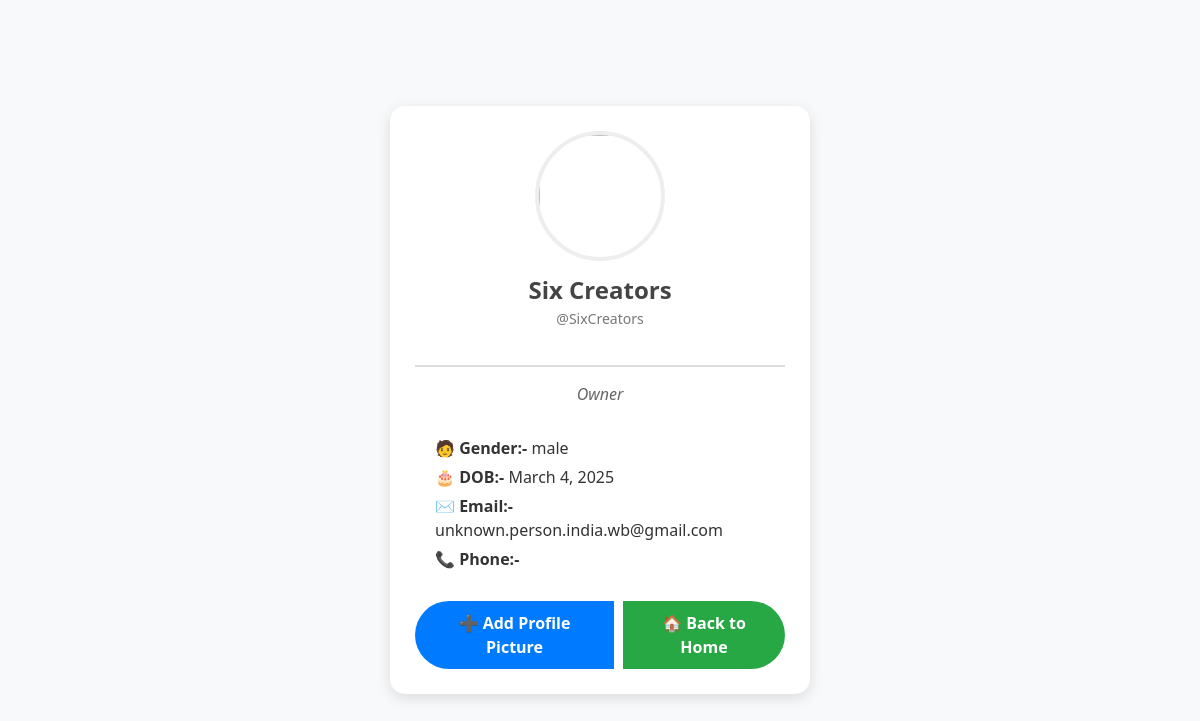
/profile/ (signed in), run on the app's committed database.
### Profile/models.py (models this page shows, shortened)
class Profile(models.Model):
    user = models.OneToOneField(User, on_delete=models.CASCADE, primary_key=True)  # Primary key
    profile_picture = models.ImageField(upload_to="profile_pics/", blank=True, null=True)
    Name = models.CharField(max_length=100)
    bio = models.TextField(blank=True)
    dob = models.DateField(null=True, blank=True)
    Gender = models.CharField(max_length=10, choices=[("male", "Male"), ("female", "Female")])
    Phone_Number = models.CharField(max_length=15, blank=True)
    email = models.EmailField(unique=True)

### ADPKD/views.py (the view)
# urls.py: path("profile/", views.profile_view, name="profile"),
@login_required
def profile_view(request):
    profile = Profile.objects.get(user=request.user)
    return render(request, "profile_view.html", {"profile": profile})

### templates/profile_view.html (shortened to what this page needs)
{% load static %}
<!DOCTYPE html>
<html lang="en">
<head>
    <link rel="stylesheet" href="https://cdn.jsdelivr.net/npm/bootstrap@5.3.0/dist/css/bootstrap.min.css">
    <link rel="stylesheet" href="{% static 'css/profile_view.css' %}">
</head>
<body>
    <div class="container d-flex justify-content-center align-items-center min-vh-100">
        <div class="profile-card">
            <div class="profile-header">
                <div class="profile-image-container">
                    {% if profile.profile_picture %}
                        <img src="{{ profile.profile_picture.url }}" class="profile-img">
                    {% else %}
                        <img src="{% static 'img/Default_Img/Default_Avater.jpg' %}" class="profile-img">
                    {% endif %}
                </div>
                <h2 class="profile-name">{{ profile.Name }}</h2>
                <p class="username">@{{ profile.user.username }}</p>
            </div>
            <div class="profile-details">
                <p class="bio">{{ profile.bio }}</p>
                <div class="info">
                    <p><strong>🧑 Gender:-</strong> {{ profile.Gender }}</p>
                    <p><strong>🎂 DOB:-</strong> {{ profile.dob }}</p>
                    <p><strong>✉️ Email:-</strong> {{ profile.email }}</p>
                    <p><strong>📞 Phone:-</strong> {{ profile.Phone_Number }}</p>
                </div>
                <div class="btn-group">
                    <a href="{% url 'add_profile_picture' %}" class="btn add-btn">➕ Add Profile Picture</a>
                    <a href="{% url 'home' %}" class="btn home-btn">🏠 Back to Home</a>
                </div>
            </div>
        </div>
    </div>
</body>
</html>

### static/css/profile_view.css (style rules this page uses)
body { display: flex; justify-content: center; align-items: center; height: 100vh; background: #f8f9fa; }
.profile-card { width: 420px; background: #fff; border-radius: 15px; padding: 25px; box-shadow: 0 4px 15px rgba(0, 0, 0, 0.12); text-align: center; color: #333; transition: transform 0.3s ease-in-out; }
.profile-header { position: relative; padding-bottom: 20px; border-bottom: 2px solid #ddd; }
.profile-image-container { display: flex; justify-content: center; margin-bottom: 15px; }
.profile-img { width: 130px; height: 130px; border-radius: 50%; border: 4px solid #eee; transition: transform 0.3s ease-in-out, box-shadow 0.3s ease-in-out; }
.profile-name { font-size: 24px; font-weight: bold; color: #444; }
.username { font-size: 14px; color: #777; margin-top: -5px; }
.bio { font-style: italic; color: #666; margin: 15px 0; }
.info { text-align: left; padding: 10px 20px; font-size: 16px; }
.info p { margin: 5px 0; }
.btn-group { display: flex; justify-content: center; gap: 10px; margin-top: 15px; }
.add-btn { background: #007bff; color: #fff; border-radius: 50px; padding: 10px 15px; font-size: 16px; font-weight: bold; transition: 0.3s; text-decoration: none; border: none; }
.home-btn { background: #28a745; color: #fff; border-radius: 50px; padding: 10px 15px; font-size: 16px; font-weight: bold; transition: 0.3s; text-decoration: none; border: none; }

### data on the page
Profile: Name "Six Creators", user.username "SixCreators", bio "Owner", Gender "male", dob "March 4, 2025", email "unknown.person.india.wb@gmail.com"
